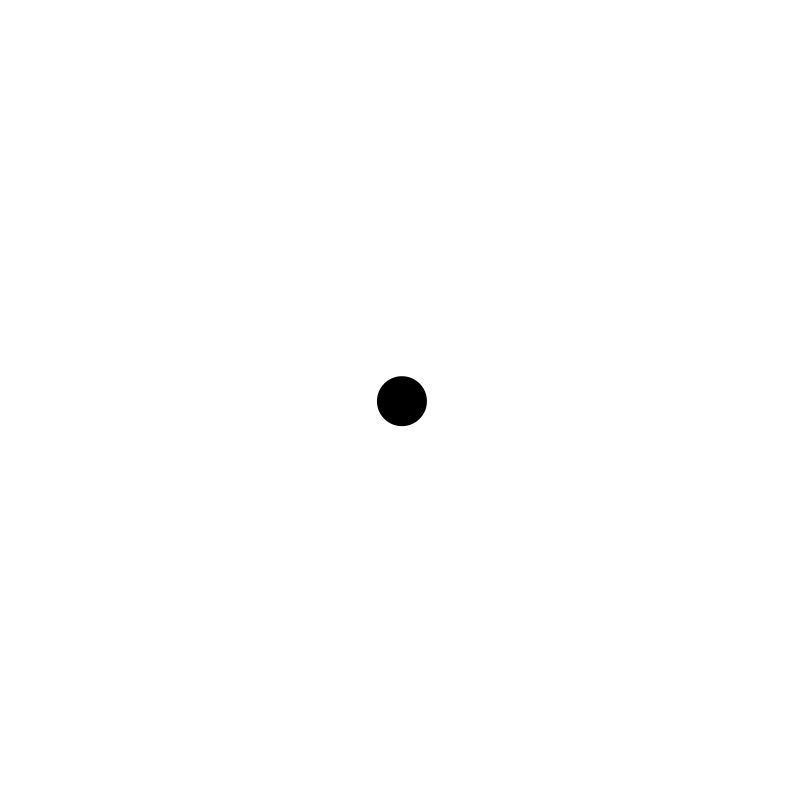
Frame 1 (no input)
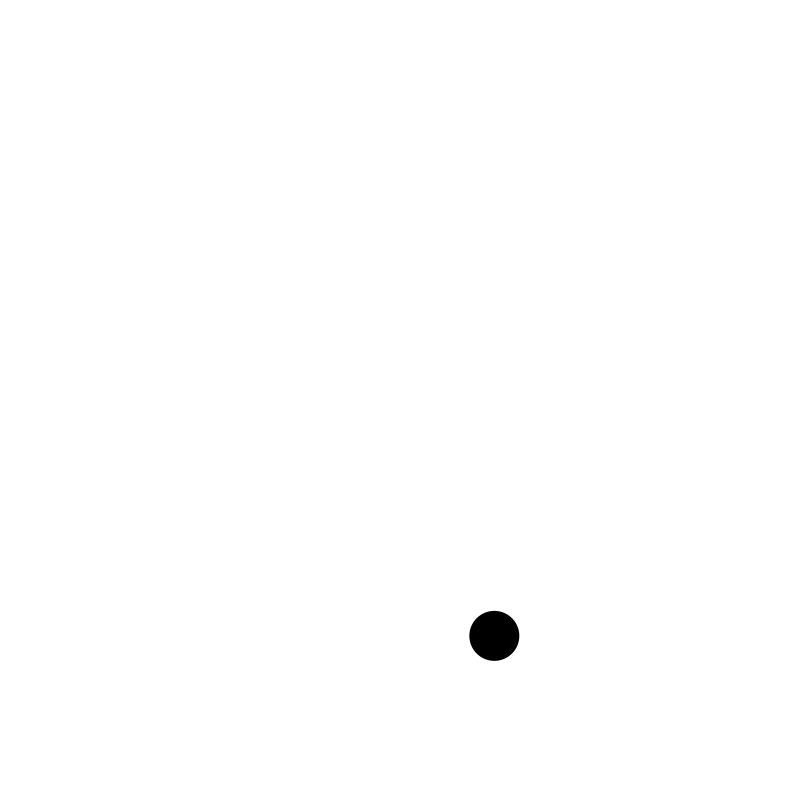
Frame 60 (the mouse pressed at the canvas centre just before this capture)
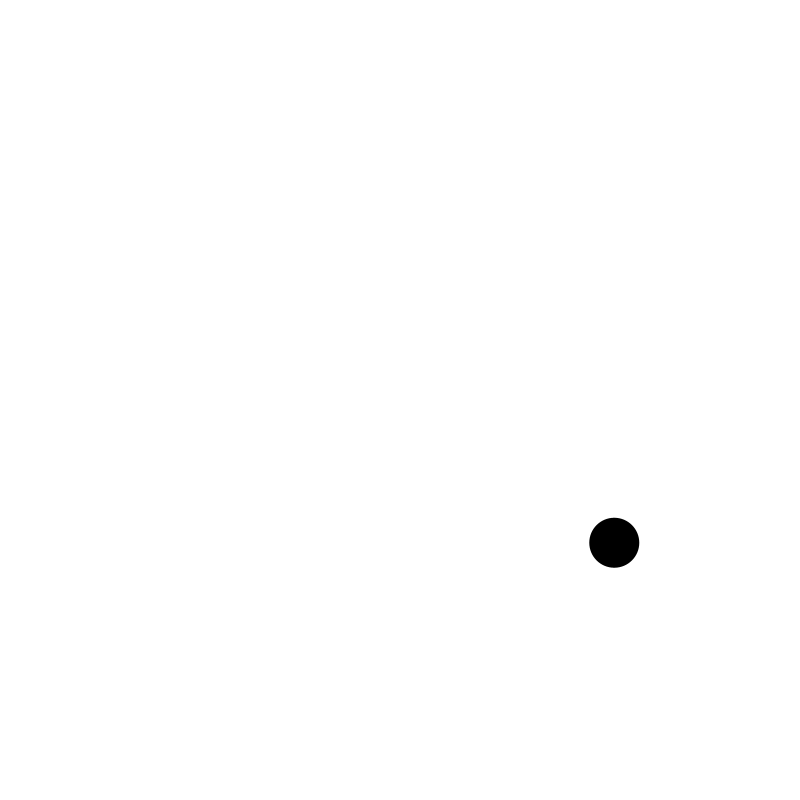
Frame 120 (the mouse held since frame 60 and released just before this capture)

The Processing sketch that drew these frames (run headless with seeded random() and noise(); from frame 60 on, the mouse is pressed at the canvas centre):

// Processing sketch: sketch_170513a_NoC_1
// ── sketch_170513a_NoC_1.pde
// GLOBAL

PVector loc, vel, acc, grav;
int d = 50;
float r = d/2;

float xoff;
float xincr;

void setup() {
  size(800, 800);
  noStroke();
  fill(0);

  loc = new PVector(width/2, height/2);
  vel = new PVector(2, 1);
  grav = new PVector(0, 0.1);

}

void draw() {
  // acc.random2D();
  acc = PVector.random2D();
  acc.div(10);
  vel.limit(10);

  background(255);

  vel.add(acc);
  vel.add(grav);
  loc.add(vel);
  ellipse(loc.x, loc.y, d, d);

  if ((loc.x < 0 + r) || (loc.x > width - r)) {
    vel.x = -vel.x;
  } else if ((loc.y < 0 + r) || (loc.y > height - r)) {
    vel.y = -vel.y;
  }
  xoff += xincr;
}

// ── mover.pde
class Mover {
  PVector loc, speed, acc;

  Mover() {
    loc = PVector.random2D();
  }

  void display() {

  }

  void update() {

  }

  void checkEdges() {

  }
}
